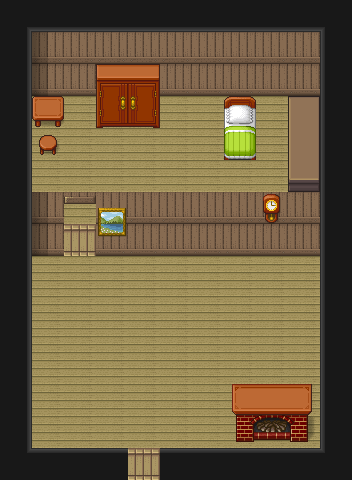

A level layout from a 2D game, rendered from its tile map. Below: a short description, then the map file with its tile-grid data intact:
An orthogonal 11x15 tile map with 32x32 px tiles, 4 tile layers (Tile Layer 1, Walls and Furniture, Foreground and Overlays, Tile Layer 3), 2 tilesets and 1 object (somewhere-flb-exit).

<map version="1.9" tiledversion="1.9.2" orientation="orthogonal" renderorder="right-down" width="11" height="15" tilewidth="32" tileheight="32" infinite="0" nextlayerid="6" nextobjectid="3">
 <tileset firstgid="1" source="../[Base]BaseChip_pipo.tsx" />
 <tileset firstgid="1001" source="../[A]Wall-Up_pipo.tsx" />
 <layer id="1" name="Tile Layer 1" width="11" height="15">
  <data encoding="csv">
0,0,0,0,0,0,0,0,0,0,0,
0,226,226,226,226,226,226,226,226,226,0,
0,226,226,226,226,226,226,226,226,226,0,
0,226,226,226,226,226,226,226,226,226,0,
0,226,226,226,226,226,226,226,226,226,0,
0,226,226,226,226,226,226,226,226,226,0,
0,226,226,226,226,226,226,226,226,226,0,
0,226,226,226,226,226,226,226,226,226,0,
0,226,226,226,226,226,226,226,226,226,0,
0,226,226,226,226,226,226,226,226,226,0,
0,226,226,226,226,226,226,226,226,226,0,
0,226,226,226,226,226,226,226,226,226,0,
0,226,226,226,226,226,226,226,226,226,0,
0,226,226,226,226,226,226,226,226,226,0,
0,0,0,0,0,0,0,0,0,0,0
</data>
 </layer>
 <layer id="2" name="Walls and Furniture" width="11" height="15">
  <data encoding="csv">
362,362,362,362,362,362,362,362,362,362,362,
362,357,354,354,354,354,354,354,354,354,362,
362,365,362,732,733,362,362,362,362,362,362,
362,747,0,740,741,0,0,779,0,677,362,
362,755,0,0,0,0,0,787,0,685,362,
362,0,0,0,0,0,0,0,0,693,362,
362,357,359,354,354,354,354,354,354,354,362,
362,365,367,362,362,362,362,362,362,362,362,
362,0,0,0,0,0,0,0,0,0,362,
362,0,0,0,0,0,0,0,0,0,362,
362,0,0,0,0,0,0,0,0,0,362,
362,0,0,0,0,0,0,0,0,0,362,
362,0,0,0,0,0,0,0,0,0,362,
362,0,0,0,0,0,0,0,0,0,362,
362,362,362,362,367,362,362,362,362,362,362
</data>
 </layer>
 <layer id="5" name="Foreground and Overlays" width="11" height="15">
  <data encoding="csv">
0,0,0,0,0,0,0,0,0,0,0,
0,0,0,0,0,0,0,0,0,0,0,
0,0,0,0,0,0,0,0,0,0,0,
0,0,0,0,0,0,0,0,0,0,0,
0,0,0,0,0,0,0,803,0,0,0,
0,0,0,0,0,0,0,0,0,0,0,
0,0,0,629,0,0,0,0,811,0,0,
0,0,0,637,0,0,0,0,0,0,0,
0,0,0,0,0,0,0,0,0,0,0,
0,0,0,0,0,0,0,0,0,0,0,
0,0,0,0,0,0,0,0,0,0,0,
0,0,0,0,0,0,0,0,0,0,0,
0,0,0,0,0,0,0,0,0,0,0,
0,0,0,0,0,0,0,0,0,0,0,
0,0,0,0,0,0,0,0,0,0,0
</data>
 </layer>
 <layer id="3" name="Tile Layer 3" width="11" height="15">
  <data encoding="csv">
1077,1071,1071,1071,1071,1071,1071,1071,1071,1071,1078,
1064,0,0,0,0,0,0,0,0,0,1062,
1064,0,0,0,0,0,0,0,0,0,1062,
1064,0,0,0,0,0,0,0,0,0,1062,
1064,0,0,0,0,0,0,0,0,0,1062,
1064,0,0,0,0,0,0,0,0,0,1062,
1064,0,0,0,0,0,0,0,0,0,1062,
1064,0,0,0,0,0,0,0,0,0,1062,
1064,0,0,0,0,0,0,0,0,0,1062,
1064,0,0,0,0,0,0,0,0,0,1062,
1064,0,0,0,0,0,0,0,0,0,1062,
1064,0,0,0,0,0,0,0,0,0,1062,
1064,0,0,0,0,0,0,833,834,835,1062,
1064,0,0,0,0,0,0,841,842,843,1062,
1085,1055,1055,1055,0,1055,1055,1055,1055,1055,1086
</data>
 </layer>
 <objectgroup id="4" name="Object Layer 1">
  <object id="2" name="somewhere-flb-exit" x="144" y="464" />
 </objectgroup>
</map>
